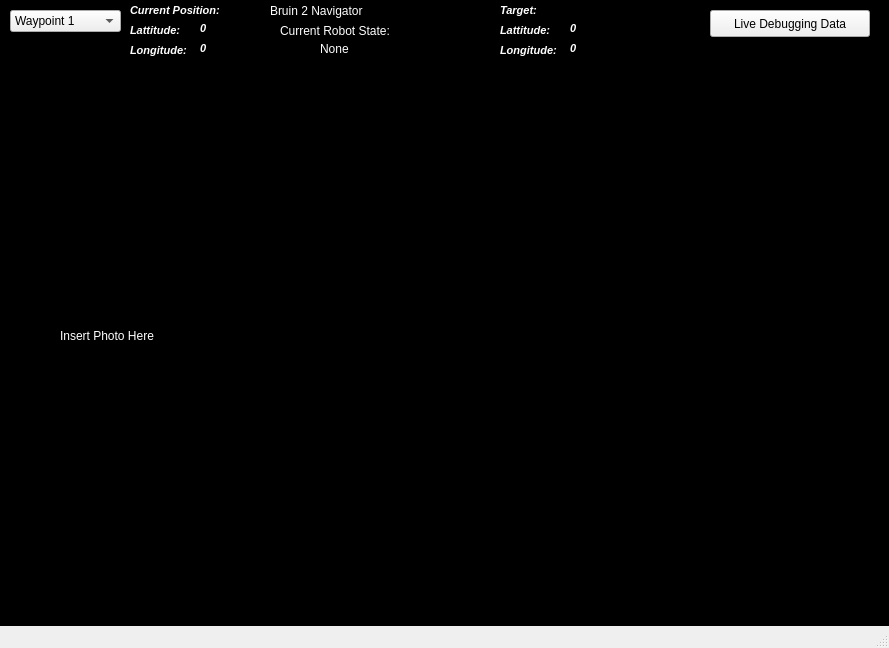
<?xml version="1.0" encoding="UTF-8"?>
<ui version="4.0">
 <class>MainWindow</class>
 <widget class="QMainWindow" name="MainWindow">
  <property name="geometry">
   <rect>
    <x>0</x>
    <y>0</y>
    <width>889</width>
    <height>648</height>
   </rect>
  </property>
  <property name="windowTitle">
   <string>MainWindow</string>
  </property>
  <widget class="QWidget" name="centralwidget">
   <widget class="QLabel" name="lbl_Title">
    <property name="geometry">
     <rect>
      <x>270</x>
      <y>0</y>
      <width>169</width>
      <height>22</height>
     </rect>
    </property>
    <property name="styleSheet">
     <string notr="true">color: rgb(255, 255, 255);
font: 75 9pt &quot;Courier 10 Pitch&quot;;
font: 14pt &quot;Sans Serif&quot;;</string>
    </property>
    <property name="text">
     <string>Bruin 2 Navigator</string>
    </property>
    <property name="scaledContents">
     <bool>false</bool>
    </property>
   </widget>
   <widget class="QComboBox" name="cB_WayPointNum">
    <property name="geometry">
     <rect>
      <x>10</x>
      <y>10</y>
      <width>111</width>
      <height>22</height>
     </rect>
    </property>
    <item>
     <property name="text">
      <string>Waypoint 1</string>
     </property>
    </item>
    <item>
     <property name="text">
      <string>Waypoint 2</string>
     </property>
    </item>
    <item>
     <property name="text">
      <string>Waypoint 3</string>
     </property>
    </item>
   </widget>
   <widget class="QLabel" name="lbl_lattitude">
    <property name="geometry">
     <rect>
      <x>130</x>
      <y>20</y>
      <width>91</width>
      <height>21</height>
     </rect>
    </property>
    <property name="font">
     <font>
      <pointsize>8</pointsize>
      <weight>75</weight>
      <italic>true</italic>
      <bold>true</bold>
     </font>
    </property>
    <property name="styleSheet">
     <string notr="true">color: rgb(255, 255, 255);</string>
    </property>
    <property name="text">
     <string>Lattitude:</string>
    </property>
   </widget>
   <widget class="QLabel" name="lbl_longitude">
    <property name="geometry">
     <rect>
      <x>130</x>
      <y>40</y>
      <width>71</width>
      <height>21</height>
     </rect>
    </property>
    <property name="font">
     <font>
      <pointsize>8</pointsize>
      <weight>75</weight>
      <italic>true</italic>
      <bold>true</bold>
     </font>
    </property>
    <property name="styleSheet">
     <string notr="true">color: rgb(255, 255, 255);</string>
    </property>
    <property name="text">
     <string>Longitude:</string>
    </property>
   </widget>
   <widget class="QLabel" name="lbl_lattitudeNum">
    <property name="geometry">
     <rect>
      <x>200</x>
      <y>20</y>
      <width>71</width>
      <height>17</height>
     </rect>
    </property>
    <property name="font">
     <font>
      <pointsize>8</pointsize>
      <weight>75</weight>
      <italic>true</italic>
      <bold>true</bold>
     </font>
    </property>
    <property name="styleSheet">
     <string notr="true">color: rgb(255, 255, 255);</string>
    </property>
    <property name="text">
     <string>0</string>
    </property>
   </widget>
   <widget class="QLabel" name="lbl_longitudeNum">
    <property name="geometry">
     <rect>
      <x>200</x>
      <y>40</y>
      <width>71</width>
      <height>17</height>
     </rect>
    </property>
    <property name="font">
     <font>
      <pointsize>8</pointsize>
      <weight>75</weight>
      <italic>true</italic>
      <bold>true</bold>
     </font>
    </property>
    <property name="styleSheet">
     <string notr="true">color: rgb(255, 255, 255);</string>
    </property>
    <property name="text">
     <string>0</string>
    </property>
   </widget>
   <widget class="QPushButton" name="btn_debug">
    <property name="geometry">
     <rect>
      <x>710</x>
      <y>10</y>
      <width>160</width>
      <height>27</height>
     </rect>
    </property>
    <property name="autoFillBackground">
     <bool>false</bool>
    </property>
    <property name="text">
     <string>Live Debugging Data</string>
    </property>
   </widget>
   <widget class="QLabel" name="lbl_map">
    <property name="geometry">
     <rect>
      <x>60</x>
      <y>100</y>
      <width>741</width>
      <height>471</height>
     </rect>
    </property>
    <property name="styleSheet">
     <string notr="true">color: rgb(255, 255, 255);</string>
    </property>
    <property name="text">
     <string>Insert Photo Here</string>
    </property>
   </widget>
   <widget class="QLabel" name="lbl_black">
    <property name="geometry">
     <rect>
      <x>-50</x>
      <y>-30</y>
      <width>1011</width>
      <height>681</height>
     </rect>
    </property>
    <property name="styleSheet">
     <string notr="true">background-color: rgb(0, 0, 0);</string>
    </property>
    <property name="text">
     <string/>
    </property>
    <property name="scaledContents">
     <bool>true</bool>
    </property>
   </widget>
   <widget class="QLabel" name="lbl_currentState">
    <property name="geometry">
     <rect>
      <x>280</x>
      <y>20</y>
      <width>151</width>
      <height>21</height>
     </rect>
    </property>
    <property name="styleSheet">
     <string notr="true">color: rgb(255, 255, 255);</string>
    </property>
    <property name="text">
     <string>Current Robot State:</string>
    </property>
   </widget>
   <widget class="QLabel" name="lbl_StateType">
    <property name="geometry">
     <rect>
      <x>320</x>
      <y>40</y>
      <width>161</width>
      <height>17</height>
     </rect>
    </property>
    <property name="styleSheet">
     <string notr="true">color: rgb(255, 255, 255);</string>
    </property>
    <property name="text">
     <string>None</string>
    </property>
   </widget>
   <widget class="QLabel" name="lbl_longitudeNum2">
    <property name="geometry">
     <rect>
      <x>570</x>
      <y>40</y>
      <width>71</width>
      <height>17</height>
     </rect>
    </property>
    <property name="font">
     <font>
      <pointsize>8</pointsize>
      <weight>75</weight>
      <italic>true</italic>
      <bold>true</bold>
     </font>
    </property>
    <property name="styleSheet">
     <string notr="true">color: rgb(255, 255, 255);</string>
    </property>
    <property name="text">
     <string>0</string>
    </property>
   </widget>
   <widget class="QLabel" name="lbl_lattitude2">
    <property name="geometry">
     <rect>
      <x>500</x>
      <y>20</y>
      <width>91</width>
      <height>21</height>
     </rect>
    </property>
    <property name="font">
     <font>
      <pointsize>8</pointsize>
      <weight>75</weight>
      <italic>true</italic>
      <bold>true</bold>
     </font>
    </property>
    <property name="styleSheet">
     <string notr="true">color: rgb(255, 255, 255);</string>
    </property>
    <property name="text">
     <string>Lattitude:</string>
    </property>
   </widget>
   <widget class="QLabel" name="lbl_longitude2">
    <property name="geometry">
     <rect>
      <x>500</x>
      <y>40</y>
      <width>71</width>
      <height>21</height>
     </rect>
    </property>
    <property name="font">
     <font>
      <pointsize>8</pointsize>
      <weight>75</weight>
      <italic>true</italic>
      <bold>true</bold>
     </font>
    </property>
    <property name="styleSheet">
     <string notr="true">color: rgb(255, 255, 255);</string>
    </property>
    <property name="text">
     <string>Longitude:</string>
    </property>
   </widget>
   <widget class="QLabel" name="lbl_lattitudeNum2">
    <property name="geometry">
     <rect>
      <x>570</x>
      <y>20</y>
      <width>71</width>
      <height>17</height>
     </rect>
    </property>
    <property name="font">
     <font>
      <pointsize>8</pointsize>
      <weight>75</weight>
      <italic>true</italic>
      <bold>true</bold>
     </font>
    </property>
    <property name="styleSheet">
     <string notr="true">color: rgb(255, 255, 255);</string>
    </property>
    <property name="text">
     <string>0</string>
    </property>
   </widget>
   <widget class="QLabel" name="lbl_Target">
    <property name="geometry">
     <rect>
      <x>500</x>
      <y>0</y>
      <width>91</width>
      <height>21</height>
     </rect>
    </property>
    <property name="font">
     <font>
      <pointsize>8</pointsize>
      <weight>75</weight>
      <italic>true</italic>
      <bold>true</bold>
     </font>
    </property>
    <property name="styleSheet">
     <string notr="true">color: rgb(255, 255, 255);</string>
    </property>
    <property name="text">
     <string>Target:</string>
    </property>
   </widget>
   <widget class="QLabel" name="lbl_CurrentPos">
    <property name="geometry">
     <rect>
      <x>130</x>
      <y>0</y>
      <width>91</width>
      <height>21</height>
     </rect>
    </property>
    <property name="font">
     <font>
      <pointsize>8</pointsize>
      <weight>75</weight>
      <italic>true</italic>
      <bold>true</bold>
     </font>
    </property>
    <property name="styleSheet">
     <string notr="true">color: rgb(255, 255, 255);</string>
    </property>
    <property name="text">
     <string>Current Position:</string>
    </property>
   </widget>
   <zorder>lbl_black</zorder>
   <zorder>lbl_Title</zorder>
   <zorder>cB_WayPointNum</zorder>
   <zorder>lbl_lattitude</zorder>
   <zorder>lbl_longitude</zorder>
   <zorder>lbl_lattitudeNum</zorder>
   <zorder>lbl_longitudeNum</zorder>
   <zorder>btn_debug</zorder>
   <zorder>lbl_map</zorder>
   <zorder>lbl_currentState</zorder>
   <zorder>lbl_StateType</zorder>
   <zorder>lbl_longitudeNum2</zorder>
   <zorder>lbl_lattitude2</zorder>
   <zorder>lbl_longitude2</zorder>
   <zorder>lbl_lattitudeNum2</zorder>
   <zorder>lbl_Target</zorder>
   <zorder>lbl_CurrentPos</zorder>
  </widget>
  <widget class="QStatusBar" name="statusbar"/>
 </widget>
 <resources/>
 <connections/>
 <designerdata>
  <property name="gridDeltaX">
   <number>10</number>
  </property>
  <property name="gridDeltaY">
   <number>10</number>
  </property>
  <property name="gridSnapX">
   <bool>true</bool>
  </property>
  <property name="gridSnapY">
   <bool>true</bool>
  </property>
  <property name="gridVisible">
   <bool>true</bool>
  </property>
 </designerdata>
</ui>
